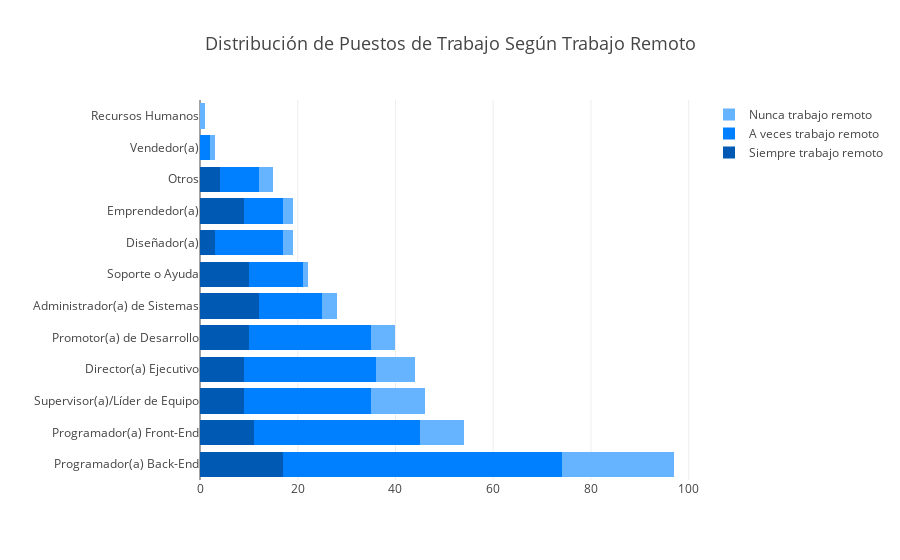

The notebook cell saved with this chart:
### Code cell
Trabajo_Remoto = ['Programador(a) Back-End', 'Programador(a) Front-End', 'Supervisor(a)/Líder de Equipo', 'Director(a) Ejecutivo', 'Promotor(a) de Desarrollo', 'Administrador(a) de Sistemas', 'Soporte o Ayuda', 'Diseñador(a)', 'Emprendedor(a)', 'Otros', 'Vendedor(a)', 'Recursos Humanos']
EM_Diagnosticadas = ['']

fig20164_4 = go.Figure(data=[
    go.Bar(name='Siempre trabajo remoto', y=Trabajo_Remoto, x=[17, 11, 9, 9, 10, 12, 10, 3, 9, 4, 0, 0], orientation='h', marker_color='rgb(0, 89, 179)'),
    go.Bar(name='A veces trabajo remoto', y=Trabajo_Remoto, x=[57, 34, 26, 27, 25, 13, 11, 14, 8, 8, 2, 0], orientation='h', marker_color='rgb(0, 128, 255)'),
    go.Bar(name='Nunca trabajo remoto', y=Trabajo_Remoto, x=[23, 9, 11, 8, 5, 3, 1, 2, 2, 3, 1, 1], orientation='h', marker_color='rgb(102, 179, 255)')
])

fig20164_3.update_layout(barmode='stack',
                  margin=dict(l=200),
                  title=dict(text='Distribución de Puestos de Trabajo Según Trabajo Remoto',
                             font=dict(size=18)))
fig20164_3.show()

### Figure 1 — Plotly figure (JSON) as saved in the notebook; plotly's stock layout.template omitted (floating-point values rounded to 4 significant figures)
{"data": [{"marker": {"color": "rgb(0, 89, 179)"}, "name": "Siempre trabajo remoto", "orientation": "h", "type": "bar", "x": [17, 11, 9, 9, 10, 12, 10, 3, 9, 4, 0, 0], "y": ["Programador(a) Back-End", "Programador(a) Front-End", "Supervisor(a)/Líder de Equipo", "Director(a) Ejecutivo", "Promotor(a) de Desarrollo", "Administrador(a) de Sistemas", "Soporte o Ayuda", "Diseñador(a)", "Emprendedor(a)", "Otros", "Vendedor(a)", "Recursos Humanos"]}, {"marker": {"color": "rgb(0, 128, 255)"}, "name": "A veces trabajo remoto", "orientation": "h", "type": "bar", "x": [57, 34, 26, 27, 25, 13, 11, 14, 8, 8, 2, 0], "y": ["Programador(a) Back-End", "Programador(a) Front-End", "Supervisor(a)/Líder de Equipo", "Director(a) Ejecutivo", "Promotor(a) de Desarrollo", "Administrador(a) de Sistemas", "Soporte o Ayuda", "Diseñador(a)", "Emprendedor(a)", "Otros", "Vendedor(a)", "Recursos Humanos"]}, {"marker": {"color": "rgb(102, 179, 255)"}, "name": "Nunca trabajo remoto", "orientation": "h", "type": "bar", "x": [23, 9, 11, 8, 5, 3, 1, 2, 2, 3, 1, 1], "y": ["Programador(a) Back-End", "Programador(a) Front-End", "Supervisor(a)/Líder de Equipo", "Director(a) Ejecutivo", "Promotor(a) de Desarrollo", "Administrador(a) de Sistemas", "Soporte o Ayuda", "Diseñador(a)", "Emprendedor(a)", "Otros", "Vendedor(a)", "Recursos Humanos"]}], "layout": {"barmode": "stack", "margin": {"l": 200}, "title": {"font": {"size": 18}, "text": "Distribución de Puestos de Trabajo Según Trabajo Remoto"}}}
